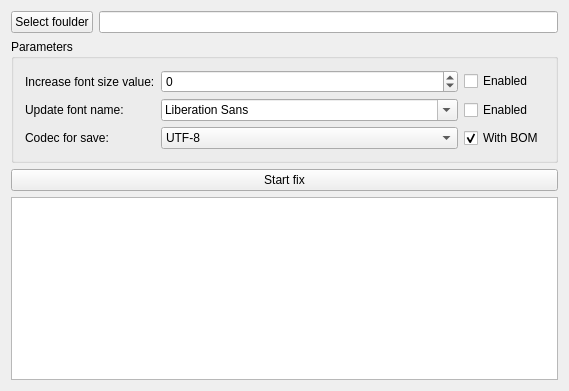
<?xml version="1.0" encoding="UTF-8"?>
<ui version="4.0">
 <class>SubtitlesFixerMainWindow</class>
 <widget class="QMainWindow" name="SubtitlesFixerMainWindow">
  <property name="geometry">
   <rect>
    <x>0</x>
    <y>0</y>
    <width>569</width>
    <height>391</height>
   </rect>
  </property>
  <property name="sizePolicy">
   <sizepolicy hsizetype="Minimum" vsizetype="Minimum">
    <horstretch>0</horstretch>
    <verstretch>0</verstretch>
   </sizepolicy>
  </property>
  <property name="windowTitle">
   <string>Subtitles fixer</string>
  </property>
  <widget class="QWidget" name="centralWidget">
   <layout class="QVBoxLayout" name="verticalLayout_2">
    <item>
     <layout class="QFormLayout" name="formLayout">
      <item row="0" column="0">
       <widget class="QPushButton" name="pushButtonSelectFoulder">
        <property name="text">
         <string>Select foulder</string>
        </property>
       </widget>
      </item>
      <item row="0" column="1">
       <widget class="QLineEdit" name="lineEditFoulderPath"/>
      </item>
      <item row="1" column="0" colspan="2">
       <widget class="QGroupBox" name="groupBoxProperties">
        <property name="title">
         <string>Parameters</string>
        </property>
        <layout class="QGridLayout" name="gridLayout_2">
         <item row="0" column="0">
          <layout class="QGridLayout" name="gridLayout">
           <item row="0" column="0">
            <widget class="QLabel" name="labelIncreaseFontSize">
             <property name="sizePolicy">
              <sizepolicy hsizetype="Maximum" vsizetype="Preferred">
               <horstretch>0</horstretch>
               <verstretch>0</verstretch>
              </sizepolicy>
             </property>
             <property name="text">
              <string>Increase font size value:</string>
             </property>
            </widget>
           </item>
          </layout>
         </item>
         <item row="1" column="2">
          <widget class="QFontComboBox" name="fontComboBox"/>
         </item>
         <item row="0" column="2">
          <widget class="QSpinBox" name="spinBoxIncreaseSize">
           <property name="sizePolicy">
            <sizepolicy hsizetype="MinimumExpanding" vsizetype="Fixed">
             <horstretch>0</horstretch>
             <verstretch>0</verstretch>
            </sizepolicy>
           </property>
           <property name="minimum">
            <number>-99</number>
           </property>
          </widget>
         </item>
         <item row="0" column="3">
          <widget class="QCheckBox" name="checkBoxFontsize">
           <property name="text">
            <string>Enabled</string>
           </property>
          </widget>
         </item>
         <item row="1" column="0">
          <widget class="QLabel" name="labelUpdateFontName">
           <property name="text">
            <string>Update font name:</string>
           </property>
          </widget>
         </item>
         <item row="1" column="3">
          <widget class="QCheckBox" name="checkBoxFontName">
           <property name="text">
            <string>Enabled</string>
           </property>
          </widget>
         </item>
         <item row="2" column="0">
          <widget class="QLabel" name="labelCodec">
           <property name="text">
            <string>Codec for save:</string>
           </property>
          </widget>
         </item>
         <item row="2" column="2">
          <widget class="QComboBox" name="comboBoxCodecs">
           <item>
            <property name="text">
             <string>UTF-8</string>
            </property>
           </item>
           <item>
            <property name="text">
             <string>Windows-1251</string>
            </property>
           </item>
          </widget>
         </item>
         <item row="2" column="3">
          <widget class="QCheckBox" name="checkBoxBomUsage">
           <property name="text">
            <string>With BOM</string>
           </property>
           <property name="checked">
            <bool>true</bool>
           </property>
          </widget>
         </item>
        </layout>
       </widget>
      </item>
      <item row="2" column="0" colspan="2">
       <widget class="QPushButton" name="pushButtonStart">
        <property name="sizePolicy">
         <sizepolicy hsizetype="Expanding" vsizetype="Fixed">
          <horstretch>0</horstretch>
          <verstretch>0</verstretch>
         </sizepolicy>
        </property>
        <property name="text">
         <string>Start fix</string>
        </property>
       </widget>
      </item>
      <item row="3" column="0" colspan="2">
       <widget class="QTextEdit" name="textEdit"/>
      </item>
     </layout>
    </item>
   </layout>
  </widget>
 </widget>
 <layoutdefault spacing="6" margin="11"/>
 <resources/>
 <connections/>
</ui>
